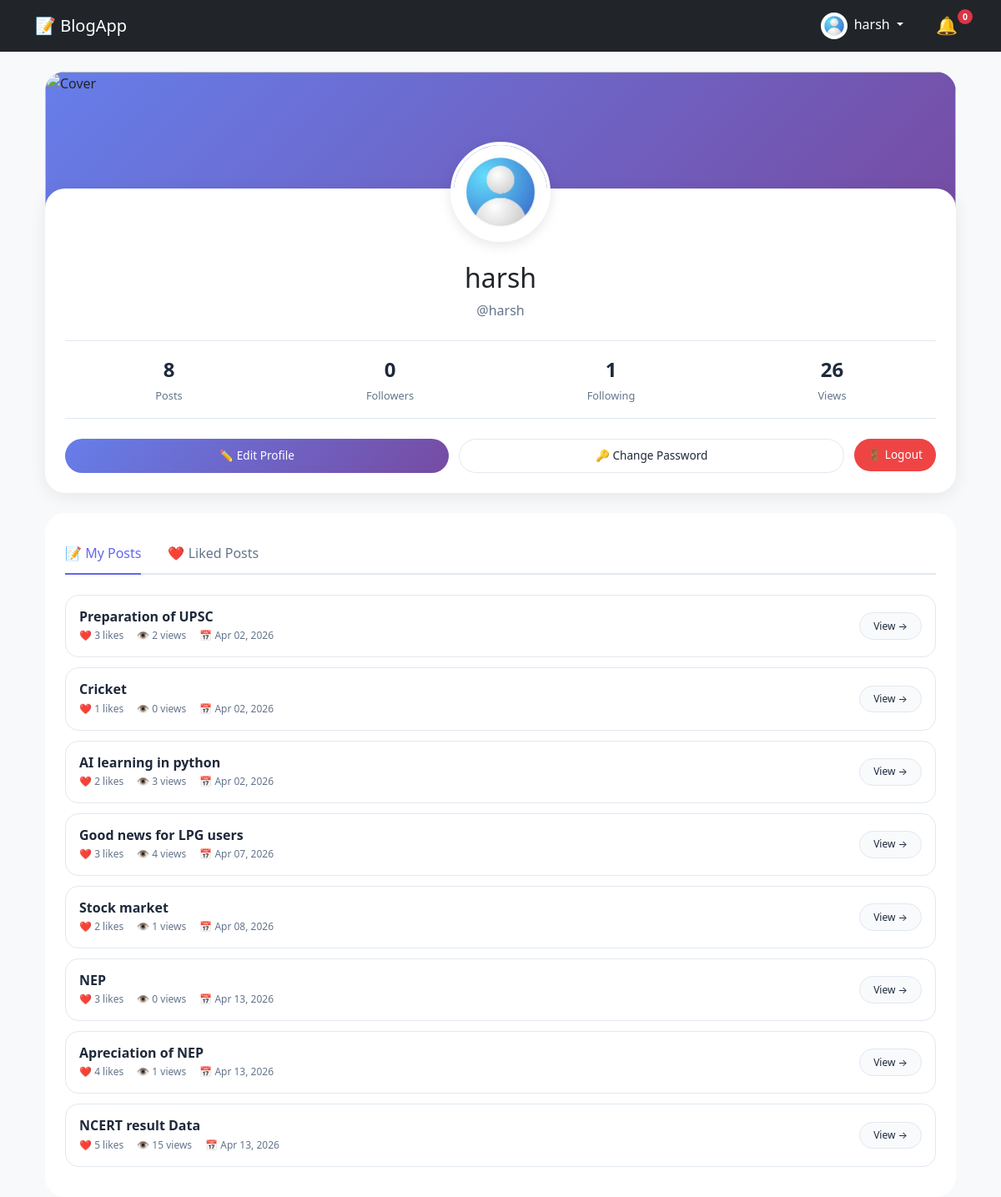
/profile/ (signed in), run on the app's committed database.
### blogapp/models.py (models this page shows, shortened)
class Profile(models.Model):
    user = models.OneToOneField(User, on_delete=models.CASCADE)
    profile_pic = models.ImageField(blank=True, null=True)
    bio = models.TextField(blank=True, null=True)
    followers = models.ManyToManyField(User, related_name="following", blank=True)
    created_at = models.DateTimeField(auto_now_add=True)
    def followers_count(self):  # ← Note the 's'
        return self.followers.count()
    def following_count(self):
        return self.user.following.count()

class Post(models.Model):
    author = models.ForeignKey(User, on_delete=models.CASCADE)
    category = models.ForeignKey(Category, on_delete=models.CASCADE)
    title = models.CharField(max_length=50)
    content = models.TextField()
    image = models.ImageField(null=True, blank=True)
    created_at = models.DateTimeField(auto_now_add=True)
    likes = models.ManyToManyField(User, related_name="liked_posts", blank=True)
    views = models.IntegerField(default=0)
    def total_likes(self):
        return self.likes.count()

### blogapp/views.py (the view)
# urls.py: path('profile/', profile_view, name='profile'),
@login_required
def profile_view(request, username=None):
    if username:
        user = get_object_or_404(User, username=username)
    else:
        user = request.user
    profile, created = Profile.objects.get_or_create(user=user)
    user_posts = Post.objects.filter(author=user)
    liked_posts = user.liked_posts.all()
    print("Total followers", profile.followers.count())
    total_posts = user_posts.count()
    total_likes = sum(post.total_likes() for post in user_posts)
    total_views = sum(post.views for post in user_posts)
    is_following = False
    if request.user.is_authenticated and request.user != user:
        is_following = profile.followers.filter(id=request.user.id).exists()
    context = {
        'user': user,
        'profile': profile,
        'user_posts': user_posts,
        'liked_posts': liked_posts,
        'total_posts': total_posts,
        'total_likes': total_likes,
        'total_views': total_views,
        'is_following': is_following,
    }
    return render(request, "blog/profile.html", context)

### blogapp/context_processors.py (called while the page is built)
def notification_count(request):
    if request.user.is_authenticated:
        count = Notification.objects.filter(
            user=request.user,
            is_read=False
        ).count()
    else:
        count = 0
    return {'notification_count': count}

### blogapp/templates/blog/profile.html (shortened to what this page needs)
{% extends 'base.html' %}
{% load static %}
{% block extra_css %}
<link rel="stylesheet" href="{% static 'css/profile.css' %}">
{% endblock %}
{% block content %}
<div class="container">
    <div class="profile-cover">
    </div>
    <div class="profile-header-card">
        <div class="text-center">
            <div class="avatar-wrapper">
                {% if profile.profile_pic %}
                    <img src="{{ user.profile.profile_pic.url }}" alt="{{ user.username }}" class="profile-avatar-large" onclick="openImageModal(this.src);" style="cursor: pointer;">
                {% else %}
                    <div class="default-avatar-large" onclick="openImageModal(null, '{{ user.username}}')" style="cursor: pointer;">
                        {{ user.username|make_list|first|upper }}
                    </div>
                {% endif %}
            </div>
            <h2 style="margin-top: 0.5rem;">{{ user.get_full_name|default:user.username }}</h2>
            <p style="color: var(--text-gray);">@{{ user.username }}</p>
            <div class="stats-grid">
                <div class="stat-card">
                    <div class="stat-number">{{ total_posts }}</div>
                    <div class="stat-label">Posts</div>
                </div>
                <div class="stat-card">
                    <div class="stat-number" id="followers-count">{{ profile.followers_count }}</div>
                    <div class="stat-label">Followers</div>
                </div>
                <div class="stat-card">
                    <div class="stat-number">{{ profile.following_count }}</div>
                    <div class="stat-label">Following</div>
                </div>
                <div class="stat-card">
                    <div class="stat-number">{{ total_views }}</div>
                    <div class="stat-label">Views</div>
                </div>
            </div>
            {% if request.user == profile.user %}
                <div class="profile-actions">
                    <a href="{% url 'profile_update' %}" class="btn-profile btn-primary-profile">
                        ✏️ Edit Profile
                    </a>
                    <a href="{% url 'password_change' %}" class="btn-profile btn-outline-profile">
                        🔑 Change Password
                    </a>
                    <form action="{% url 'logout' %}" method="post" style="display: inline; margin: 0;">
                        <button type="submit" class="btn-profile btn-danger-profile">
                            🚪 Logout
                        </button>
                    </form>
                </div>
            {% endif %}
        </div>
    </div>
    <div style="background: white; border-radius: 24px; margin-top: 1.5rem; padding: 1.5rem;">
        <div class="profile-tabs">
            <button class="tab-btn active" onclick="switchTab('posts')">📝 My Posts</button>
            <button class="tab-btn" onclick="switchTab('liked')">❤️ Liked Posts</button>
        </div>
        <div id="posts-tab" class="tab-content active">
            {% for post in user_posts %}
                <div class="post-list-item">
                    <div class="post-info">
                        <h4><a href="{% url 'post_detail' post.id %}">{{ post.title }}</a></h4>
                        <div class="post-stats">
                            <span>❤️ {{ post.total_likes }} likes</span>
                            <span>👁️ {{ post.views }} views</span>
                            <span>📅 {{ post.created_at|date:"M d, Y" }}</span>
                        </div>
                    </div>
                    <a href="{% url 'post_detail' post.id %}" class="view-btn">View →</a>
                </div>
            {% empty %}
                <div style="text-align: center; padding: 3rem; color: var(--text-gray);">
                    <div style="font-size: 3rem; margin-bottom: 1rem;">📝</div>
                    <p>No posts yet.</p>
                    <a href="{% url 'post_create' %}" style="color: var(--primary);">Create your first post →</a>
                </div>
            {% endfor %}
        </div>
    </div>
</div>
{% endblock %}

### blogapp/templates/base.html (shortened to what this page needs)
{% load static %}
<html>
<head>
    <link href="https://cdn.jsdelivr.net/npm/bootstrap@5.3.0/dist/css/bootstrap.min.css" rel="stylesheet">
    <link rel="stylesheet" href="{% static 'css/style.css' %}">
    {% block extra_css %}{% endblock %}
</head>
<body class="bg-light">
    <nav class="navbar navbar-expand-lg navbar-dark bg-dark">
        <div class="container">
            <a class="navbar-brand" href="{% url 'post_list' %}">📝 BlogApp</a>
            <div class="d-flex align-items-center gap-3">
                <div class="dropdown">
                    <button class="btn btn-link dropdown-toggle text-white text-decoration-none" type="button"
                        data-bs-toggle="dropdown" aria-expanded="false">
                        {% if user.is_authenticated %}
                            {% if request.user.profile.profile_pic %}
                                <img src="{{ request.user.profile.profile_pic.url }}" alt="Avatar"
                                    style="width: 32px; height: 32px; border-radius: 50%; object-fit: cover;">
                            {% else %}
                                <div style="width: 32px; height: 32px; background: #667eea; border-radius: 50%; display: inline-flex; align-items: center; justify-content: center; color: white;">
                                    {{ request.user.username|make_list|first|upper }}
                                </div>
                            {% endif %}
                        {% else %}
                            <img src="{% static 'images/default-avatar.png' %}" alt="Avatar"
                                style="width: 32px; height: 32px; border-radius: 50%; object-fit: cover;">
                        {% endif %}
                        <span class="ms-1">{{ request.user.username|default:'Guest' }}</span>
                    </button>
                </div>
                {% if request.user.is_authenticated %}
                <div class="notification-wrapper" id="wrapper">
                    <a href="{% url 'notifications' %}" class="notification-bell-link" id="notificationBellLink">
                        🔔
                        <span id="notif-count" class="notification-badge">0</span>
                    </a>
                </div>
                {% endif %}
            </div>
        </div>
    </nav>
    <div class="container mt-4">
        {% block content %}
        {% endblock %}
    </div>
</body>
</html>

### blogapp/static/css/style.css (style rules this page uses)
#wrapper { position: relative; display: inline-block; }
#wrapper a { position: relative; display: inline-flex; align-items: center; gap: 5px; font-size: 1.3rem; text-decoration: none; padding: 5px 10px; border-radius: 50%; transition: all 0.2s; }
#notif-count { position: absolute; top: 1px; right: -8px; background: #dc3545; color: white !important; font-size: 0.65rem; font-weight: bold; min-width: 18px; height: 18px; padding: 0 5px; border-radius: 50%; display: inline-flex; align-items: center; justify-content: center; box-shadow: 0 0 0 2px #212529; }

### blogapp/static/css/profile.css (style rules this page uses)
:root { --primary: #6366f1; --primary-dark: #4f46e5; --text-dark: #1e293b; --text-gray: #64748b; --bg-light: #f8fafc; --border-light: #e2e8f0; }
.profile-cover { position: relative; background: linear-gradient(135deg, #667eea 0%, #764ba2 100%); height: 200px; border-radius: 24px 24px 0 0; overflow: hidden; }
.profile-header-card { background: white; border-radius: 24px; box-shadow: 0 4px 20px rgba(0, 0, 0, 0.08); margin-top: -60px; position: relative; z-index: 2; padding: 1.5rem; }
.profile-avatar-large { width: 120px; height: 120px; border-radius: 50%; object-fit: cover; border: 4px solid white; box-shadow: 0 4px 15px rgba(0, 0, 0, 0.1); margin-top: -80px; margin-bottom: 1rem; }
.avatar-wrapper { position: relative; display: inline-block; cursor: pointer; }
.stats-grid { display: grid; grid-template-columns: repeat(4, 1fr); gap: 1rem; margin: 1.5rem 0; padding: 1rem 0; border-top: 1px solid var(--border-light); border-bottom: 1px solid var(--border-light); }
.stat-card { text-align: center; }
.stat-number { font-size: 1.5rem; font-weight: 700; color: var(--text-dark); }
.stat-label { font-size: 0.8rem; color: var(--text-gray); margin-top: 0.25rem; }
.profile-actions { display: flex; gap: 0.75rem; margin-top: 1rem; }
.btn-profile { flex: 1; padding: 0.6rem 1rem; border-radius: 40px; font-weight: 500; font-size: 0.85rem; text-decoration: none; text-align: center; transition: all 0.3s ease; cursor: pointer; border: none; display: inline-flex; align-items: center; justify-content: center; gap: 0.5rem; }
.btn-primary-profile { background: linear-gradient(135deg, #667eea, #764ba2); color: white; }
.btn-outline-profile { background: transparent; border: 1px solid var(--border-light); color: var(--text-dark); }
.btn-danger-profile { background: #ef4444; color: white; }
.profile-tabs { display: flex; gap: 2rem; border-bottom: 2px solid var(--border-light); margin-bottom: 1.5rem; }
.tab-btn { background: none; border: none; padding: 0.75rem 0; font-size: 1rem; font-weight: 500; color: var(--text-gray); cursor: pointer; transition: all 0.3s ease; position: relative; }
.tab-btn.active { color: var(--primary); }
.tab-btn.active::after { content: ''; position: absolute; bottom: -2px; left: 0; right: 0; height: 2px; background: var(--primary); }
.tab-content { display: none; }
.tab-content.active { display: block; }
.post-list-item { display: flex; justify-content: space-between; align-items: center; padding: 1rem; border-radius: 16px; transition: all 0.3s ease; background: white; border: 1px solid var(--border-light); margin-bottom: 0.75rem; }
.post-info h4 { font-size: 1rem; font-weight: 600; margin-bottom: 0.25rem; }
.post-info h4 a { color: var(--text-dark); text-decoration: none; }
.post-stats { display: flex; gap: 1rem; font-size: 0.75rem; color: var(--text-gray); }
.view-btn { background: var(--bg-light); border: 1px solid var(--border-light); padding: 0.4rem 1rem; border-radius: 40px; font-size: 0.75rem; text-decoration: none; color: var(--text-dark); transition: all 0.3s ease; }

### data on the page
Profile: followers_count "0", following_count "1"
Post: title "Preparation of UPSC", total_likes "3", views "2", created_at "Apr 02, 2026"
Post: title "Cricket", total_likes "1", views "0", created_at "Apr 02, 2026"
Post: title "AI learning in python", total_likes "2", views "3", created_at "Apr 02, 2026"
Post: title "Good news for LPG users", total_likes "3", views "4", created_at "Apr 07, 2026"
Post: title "Stock market", total_likes "2", views "1", created_at "Apr 08, 2026"
Post: title "NEP", total_likes "3", views "0", created_at "Apr 13, 2026"
Post: title "Apreciation of NEP", total_likes "4", views "1", created_at "Apr 13, 2026"
Post: title "NCERT result Data", total_likes "5", views "15", created_at "Apr 13, 2026"

### other printed values
{{ request.user.username|default:'Guest' }} "harsh"
{{ user.get_full_name|default:user.username }} "harsh"
{{ user.username }} "harsh"
{{ total_posts }} "8"
{{ total_views }} "26"
